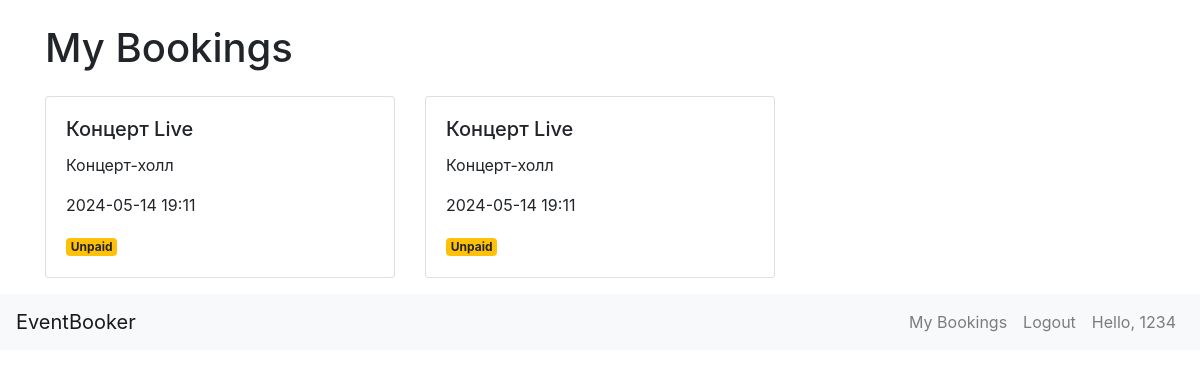
/bookings (signed in), run on an earlier commit of the app's database.
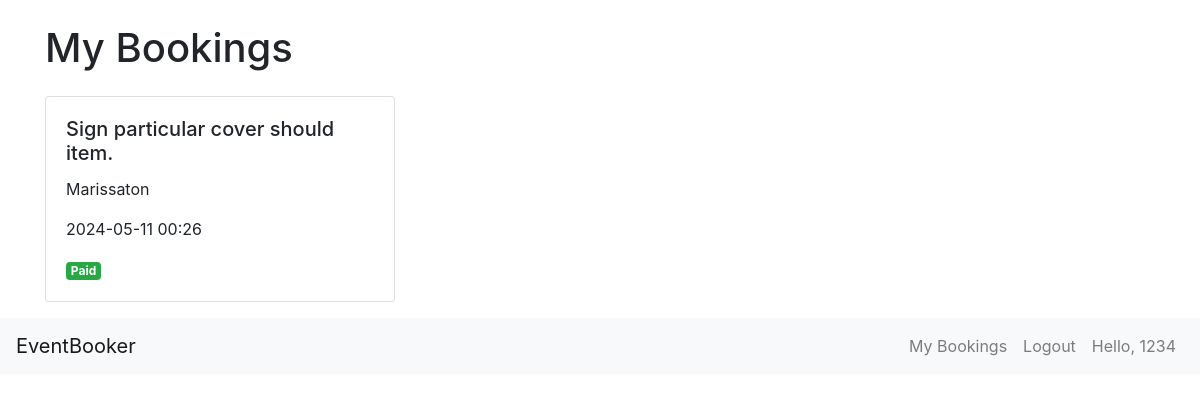
And on a later commit of the database.
### app/models.py (models this page shows)
class Booking(db.Model):
    id = db.Column(db.Integer, primary_key=True)
    user_id = db.Column(db.Integer, db.ForeignKey('user.id'), nullable=False)
    event_id = db.Column(db.Integer, db.ForeignKey('event.id'), nullable=False)
    booked_on = db.Column(db.DateTime, default=datetime.utcnow)
    is_paid = db.Column(db.Boolean, default=False)

class Event(db.Model):
    id = db.Column(db.Integer, primary_key=True)
    name = db.Column(db.String(100), nullable=False)
    location = db.Column(db.String(100), nullable=False)
    date = db.Column(db.DateTime, nullable=False)
    bookings = db.relationship('Booking', backref='event', lazy=True, cascade='all, delete-orphan')

### app/routes.py (the view)
@app.route('/bookings')
@login_required
def bookings():
    bookings = Booking.query.join(Event).filter(Booking.user_id == current_user.id, Event.id != None).all()
    return render_template('bookings.html', bookings=bookings)

### app/models.py (called while the page is built)
@login_manager.user_loader
def load_user(user_id):
    return User.query.get(int(user_id))

### app/templates/bookings.html
{% extends 'base.html' %}
{% block content %}
<div class="container mt-4">
    <h1 class="mb-4">My Bookings</h1>
    {% if bookings %}
        <div class="row">
            {% for booking in bookings %}
            <div class="col-md-4 mb-3">
                <div class="card">
                    <div class="card-body">
                        <h5 class="card-title">{{ booking.event.name }}</h5>
                        <p class="card-text">{{ booking.event.location }}</p>
                        <p class="card-text">{{ booking.event.date.strftime('%Y-%m-%d %H:%M') }}</p>
                        {% if booking.is_paid %}
                            <span class="badge badge-success">Paid</span>
                        {% else %}
                            <span class="badge badge-warning">Unpaid</span>
                        {% endif %}
                    </div>
                </div>
            </div>
            {% endfor %}
        </div>
    {% else %}
        <p>You have no booked events.</p>
    {% endif %}
</div>
{% endblock %}

What changed in the data, as far as the page shows it:
removed Booking: event.name "Концерт Live", event.location "Концерт-холл", event "2024-05-14 19:11", is_paid "Unpaid"
removed Booking: event.name "Концерт Live", event.location "Концерт-холл", event "2024-05-14 19:11", is_paid "Unpaid"
now on this page (row edited): Booking: event.name "Sign particular cover should item.", event.location "Marissaton", event "2024-05-11 00:26", is_paid "Paid"
